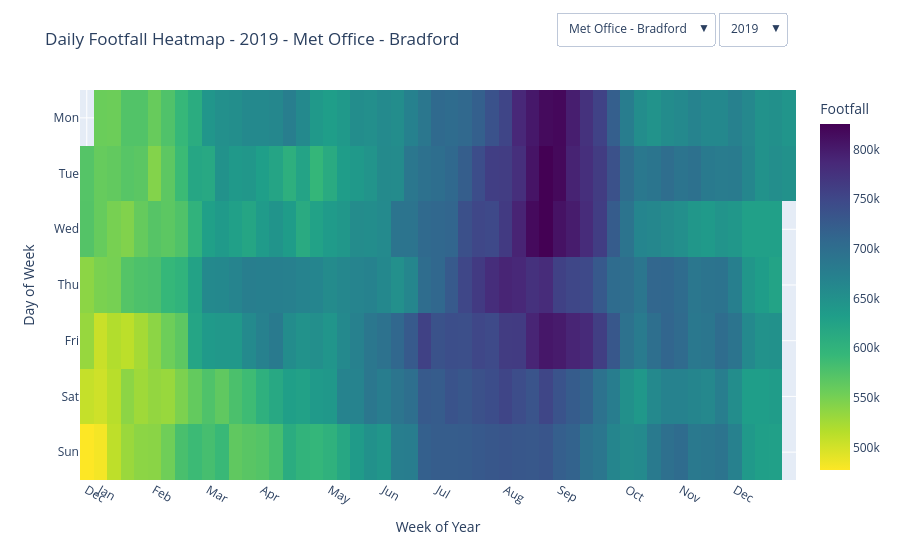

Notebook cell for this chart:
### Code cell
#Plotting daily heatmap

#Create initial heatmap
#Plot Interactive Daily Heatmap
fig_heatmap = px.imshow(
    pivot.values,
    labels= dict(x='Week of Year', y='Day of Week', color='Footfall'),
    x=pivot.columns,
    y=['Mon', 'Tue', 'Wed', 'Thu', 'Fri', 'Sat', 'Sun'],
    color_continuous_scale='viridis_r',
    aspect='auto',
)

#Add hover with daily info
fig_heatmap.update_traces(
    hovertemplate= ' 📅Date:%{customdata}<br> 👣Footfall: %{z:,}',
    customdata= customdata
)

#Apply month ticks
fig_heatmap.update_xaxes(
    tickmode= 'array',
    tickvals= tickvals_init,
    ticktext=ticktext_init
)

#--------------------------------------------------------------------------------------------
#Create dropdown button for YEARS

year_buttons= []

for year in years:
    data_year = footfall[(footfall['year'] == year) & (footfall['centre_name']== first_region)]
    pivot_y = data_year.pivot(index='weekday', 
                              columns='week_index', 
                              values='estimated_actual_footfall_rolling').reindex(index=range(7))
    customdata_y = data_year.pivot(index='weekday', 
                                   columns='week_index', 
                                   values='date_str').values
    tickvals_y, ticktext_y = get_month_ticks(pivot_y.columns)

    year_buttons.append(dict(
        label=str(year), #text shown in drop down
        method='update', #update data instead of redrawing
        #z is new heatmap values, customdata is hover data
        args=[{'z': [pivot_y.values], 
               'customdata': [customdata_y], 
               'x':[pivot_y.columns]
               },
               {'xaxis': dict(
                   tickmode= 'array',
                   tickvals= tickvals_y,
                   ticktext= ticktext_y
               ),
              'title': f'Daily Footfall Heatmap - {year} - {first_region}'}]
    ))

#--------------------------------------------------------------------------------------------
#Create dropdown button for REGIONS

region_buttons= []

for region in regions:
    data_region = footfall[(footfall['year'] == first_year) & (footfall['centre_name']== region)]
    pivot_r = data_region.pivot(index='weekday', 
                                columns='week_index', 
                                values='estimated_actual_footfall_rolling').reindex(index=range(7))
    customdata_r = data_region.pivot(index='weekday', 
                                     columns='week_index', 
                                     values='date_str').values

    tickvals_r, ticktext_r = get_month_ticks(pivot_r.columns)

    region_buttons.append(dict(
        label= region, #text shown in drop down
        method='update', #update data instead of redrawing
        #z is new heatmap values, customdata is hover data
        args=[{'z': [pivot_r.values], 
               'customdata': [customdata_r],
               'x': [pivot_r.columns]
               },
               {'xaxis': dict(
                   tickmode= 'array',
                   tickvals= tickvals_r,
                   ticktext= ticktext_r
               ),
              'title': f'Daily Footfall Heatmap - {first_year} - {region}'}]
    ))

#--------------------------------------------------------------------------------------------
#Create plot layout
#Add both dropdown menus
fig_heatmap.update_layout(
    title= f'Daily Footfall Heatmap - {first_year} - {first_region}',
    updatemenus=[
        dict(buttons= year_buttons, direction='down', x=1, y=1.2, showactive=True, pad={'r':10}),
        dict(buttons= region_buttons, direction='down', x=0.9, y=1.2, showactive=True, pad={'r':10})
    ]
)

#Show plot
fig_heatmap.show()

### Figure 1 — Plotly figure (JSON) as saved in the notebook; plotly's stock layout.template omitted (floating-point values rounded to 4 significant figures; data arrays with more than 128 entries replaced by an {"elided": "..."} marker saying what was removed)
{"data": [{"coloraxis": "coloraxis", "customdata": {"elided": "7x53 str values"}, "hovertemplate": " 📅Date:%{customdata}<br> 👣Footfall: %{z:,}", "name": "0", "type": "heatmap", "x": ["2018-12-31", "2019-01-07", "2019-01-14", "2019-01-21", "2019-01-28", "2019-02-04", "2019-02-11", "2019-02-18", "2019-02-25", "2019-03-04", "2019-03-11", "2019-03-18", "2019-03-25", "2019-04-01", "2019-04-08", "2019-04-15", "2019-04-22", "2019-04-29", "2019-05-06", "2019-05-13", "2019-05-20", "2019-05-27", "2019-06-03", "2019-06-10", "2019-06-17", "2019-06-24", "2019-07-01", "2019-07-08", "2019-07-15", "2019-07-22", "2019-07-29", "2019-08-05", "2019-08-12", "2019-08-19", "2019-08-26", "2019-09-02", "2019-09-09", "2019-09-16", "2019-09-23", "2019-09-30", "2019-10-07", "2019-10-14", "2019-10-21", "2019-10-28", "2019-11-04", "2019-11-11", "2019-11-18", "2019-11-25", "2019-12-02", "2019-12-09", "2019-12-16", "2019-12-23", "2019-12-30"], "xaxis": "x", "y": ["Mon", "Tue", "Wed", "Thu", "Fri", "Sat", "Sun"], "yaxis": "y", "z": {"elided": "7x53 int values"}}], "layout": {"coloraxis": {"colorbar": {"title": {"text": "Footfall"}}, "colorscale": [[0, "#fde725"], [0.1111, "#b5de2b"], [0.2222, "#6ece58"], [0.3333, "#35b779"], [0.4444, "#1f9e89"], [0.5556, "#26828e"], [0.6667, "#31688e"], [0.7778, "#3e4989"], [0.8889, "#482878"], [1, "#440154"]]}, "margin": {"t": 60}, "title": {"text": "Daily Footfall Heatmap - 2019 - Met Office - Bradford"}, "updatemenus": [{"buttons": [{"args": [{"customdata": {"elided": "1x7x53 str values"}, "x": [["2018-12-31", "2019-01-07", "2019-01-14", "2019-01-21", "2019-01-28", "2019-02-04", "2019-02-11", "2019-02-18", "2019-02-25", "2019-03-04", "2019-03-11", "2019-03-18", "2019-03-25", "2019-04-01", "2019-04-08", "2019-04-15", "2019-04-22", "2019-04-29", "2019-05-06", "2019-05-13", "2019-05-20", "2019-05-27", "2019-06-03", "2019-06-10", "2019-06-17", "2019-06-24", "2019-07-01", "2019-07-08", "2019-07-15", "2019-07-22", "2019-07-29", "2019-08-05", "2019-08-12", "2019-08-19", "2019-08-26", "2019-09-02", "2019-09-09", "2019-09-16", "2019-09-23", "2019-09-30", "2019-10-07", "2019-10-14", "2019-10-21", "2019-10-28", "2019-11-04", "2019-11-11", "2019-11-18", "2019-11-25", "2019-12-02", "2019-12-09", "2019-12-16", "2019-12-23", "2019-12-30"]], "z": {"elided": "1x7x53 int values"}}, {"title": "Daily Footfall Heatmap - 2019 - Met Office - Bradford", "xaxis": {"tickmode": "array", "ticktext": ["Dec", "Jan", "Feb", "Mar", "Apr", "May", "Jun", "Jul", "Aug", "Sep", "Oct", "Nov", "Dec"], "tickvals": ["2018-12-31", "2019-01-07", "2019-02-04", "2019-03-04", "2019-04-01", "2019-05-06", "2019-06-03", "2019-07-01", "2019-08-05", "2019-09-02", "2019-10-07", "2019-11-04", "2019-12-02"]}}], "label": "2019", "method": "update"}, {"args": [{"customdata": {"elided": "1x7x53 str values"}, "x": [["2019-12-30", "2020-01-06", "2020-01-13", "2020-01-20", "2020-01-27", "2020-02-03", "2020-02-10", "2020-02-17", "2020-02-24", "2020-03-02", "2020-03-09", "2020-03-16", "2020-03-23", "2020-03-30", "2020-04-06", "2020-04-13", "2020-04-20", "2020-04-27", "2020-05-04", "2020-05-11", "2020-05-18", "2020-05-25", "2020-06-01", "2020-06-08", "2020-06-15", "2020-06-22", "2020-06-29", "2020-07-06", "2020-07-13", "2020-07-20", "2020-07-27", "2020-08-03", "2020-08-10", "2020-08-17", "2020-08-24", "2020-08-31", "2020-09-07", "2020-09-14", "2020-09-21", "2020-09-28", "2020-10-05", "2020-10-12", "2020-10-19", "2020-10-26", "2020-11-02", "2020-11-09", "2020-11-16", "2020-11-23", "2020-11-30", "2020-12-07", "2020-12-14", "2020-12-21", "2020-12-28"]], "z": {"elided": "1x7x53 int values"}}, {"title": "Daily Footfall Heatmap - 2020 - Met Office - Bradford", "xaxis": {"tickmode": "array", "ticktext": ["Dec", "Jan", "Feb", "Mar", "Apr", "May", "Jun", "Jul", "Aug", "Sep", "Oct", "Nov", "Dec"], "tickvals": ["2019-12-30", "2020-01-06", "2020-02-03", "2020-03-02", "2020-04-06", "2020-05-04", "2020-06-01", "2020-07-06", "2020-08-03", "2020-09-07", "2020-10-05", "2020-11-02", "2020-12-07"]}}], "label": "2020", "method": "update"}, {"args": [{"customdata": {"elided": "1x7x53 str values"}, "x": [["2020-12-28", "2021-01-04", "2021-01-11", "2021-01-18", "2021-01-25", "2021-02-01", "2021-02-08", "2021-02-15", "2021-02-22", "2021-03-01", "2021-03-08", "2021-03-15", "2021-03-22", "2021-03-29", "2021-04-05", "2021-04-12", "2021-04-19", "2021-04-26", "2021-05-03", "2021-05-10", "2021-05-17", "2021-05-24", "2021-05-31", "2021-06-07", "2021-06-14", "2021-06-21", "2021-06-28", "2021-07-05", "2021-07-12", "2021-07-19", "2021-07-26", "2021-08-02", "2021-08-09", "2021-08-16", "2021-08-23", "2021-08-30", "2021-09-06", "2021-09-13", "2021-09-20", "2021-09-27", "2021-10-04", "2021-10-11", "2021-10-18", "2021-10-25", "2021-11-01", "2021-11-08", "2021-11-15", "2021-11-22", "2021-11-29", "2021-12-06", "2021-12-13", "2021-12-20", "2021-12-27"]], "z": {"elided": "1x7x53 int values"}}, {"title": "Daily Footfall Heatmap - 2021 - Met Office - Bradford", "xaxis": {"tickmode": "array", "ticktext": ["Dec", "Jan", "Feb", "Mar", "Apr", "May", "Jun", "Jul", "Aug", "Sep", "Oct", "Nov", "Dec"], "tickvals": ["2020-12-28", "2021-01-04", "2021-02-01", "2021-03-01", "2021-04-05", "2021-05-03", "2021-06-07", "2021-07-05", "2021-08-02", "2021-09-06", "2021-10-04", "2021-11-01", "2021-12-06"]}}], "label": "2021", "method": "update"}, {"args": [{"customdata": {"elided": "1x7x53 str values"}, "x": [["2021-12-27", "2022-01-03", "2022-01-10", "2022-01-17", "2022-01-24", "2022-01-31", "2022-02-07", "2022-02-14", "2022-02-21", "2022-02-28", "2022-03-07", "2022-03-14", "2022-03-21", "2022-03-28", "2022-04-04", "2022-04-11", "2022-04-18", "2022-04-25", "2022-05-02", "2022-05-09", "2022-05-16", "2022-05-23", "2022-05-30", "2022-06-06", "2022-06-13", "2022-06-20", "2022-06-27", "2022-07-04", "2022-07-11", "2022-07-18", "2022-07-25", "2022-08-01", "2022-08-08", "2022-08-15", "2022-08-22", "2022-08-29", "2022-09-05", "2022-09-12", "2022-09-19", "2022-09-26", "2022-10-03", "2022-10-10", "2022-10-17", "2022-10-24", "2022-10-31", "2022-11-07", "2022-11-14", "2022-11-21", "2022-11-28", "2022-12-05", "2022-12-12", "2022-12-19", "2022-12-26"]], "z": {"elided": "1x7x53 int values"}}, {"title": "Daily Footfall Heatmap - 2022 - Met Office - Bradford", "xaxis": {"tickmode": "array", "ticktext": ["Dec", "Jan", "Feb", "Mar", "Apr", "May", "Jun", "Jul", "Aug", "Sep", "Oct", "Nov", "Dec"], "tickvals": ["2021-12-27", "2022-01-03", "2022-02-07", "2022-03-07", "2022-04-04", "2022-05-02", "2022-06-06", "2022-07-04", "2022-08-01", "2022-09-05", "2022-10-03", "2022-11-07", "2022-12-05"]}}], "label": "2022", "method": "update"}, {"args": [{"customdata": {"elided": "1x7x53 str values"}, "x": [["2022-12-26", "2023-01-02", "2023-01-09", "2023-01-16", "2023-01-23", "2023-01-30", "2023-02-06", "2023-02-13", "2023-02-20", "2023-02-27", "2023-03-06", "2023-03-13", "2023-03-20", "2023-03-27", "2023-04-03", "2023-04-10", "2023-04-17", "2023-04-24", "2023-05-01", "2023-05-08", "2023-05-15", "2023-05-22", "2023-05-29", "2023-06-05", "2023-06-12", "2023-06-19", "2023-06-26", "2023-07-03", "2023-07-10", "2023-07-17", "2023-07-24", "2023-07-31", "2023-08-07", "2023-08-14", "2023-08-21", "2023-08-28", "2023-09-04", "2023-09-11", "2023-09-18", "2023-09-25", "2023-10-02", "2023-10-09", "2023-10-16", "2023-10-23", "2023-10-30", "2023-11-06", "2023-11-13", "2023-11-20", "2023-11-27", "2023-12-04", "2023-12-11", "2023-12-18", "2023-12-25"]], "z": {"elided": "1x7x53 int values"}}, {"title": "Daily Footfall Heatmap - 2023 - Met Office - Bradford", "xaxis": {"tickmode": "array", "ticktext": ["Dec", "Jan", "Feb", "Mar", "Apr", "May", "Jun", "Jul", "Aug", "Sep", "Oct", "Nov", "Dec"], "tickvals": ["2022-12-26", "2023-01-02", "2023-02-06", "2023-03-06", "2023-04-03", "2023-05-01", "2023-06-05", "2023-07-03", "2023-08-07", "2023-09-04", "2023-10-02", "2023-11-06", "2023-12-04"]}}], "label": "2023", "method": "update"}, {"args": [{"customdata": {"elided": "1x7x53 str values"}, "x": [["2024-01-01", "2024-01-08", "2024-01-15", "2024-01-22", "2024-01-29", "2024-02-05", "2024-02-12", "2024-02-19", "2024-02-26", "2024-03-04", "2024-03-11", "2024-03-18", "2024-03-25", "2024-04-01", "2024-04-08", "2024-04-15", "2024-04-22", "2024-04-29", "2024-05-06", "2024-05-13", "2024-05-20", "2024-05-27", "2024-06-03", "2024-06-10", "2024-06-17", "2024-06-24", "2024-07-01", "2024-07-08", "2024-07-15", "2024-07-22", "2024-07-29", "2024-08-05", "2024-08-12", "2024-08-19", "2024-08-26", "2024-09-02", "2024-09-09", "2024-09-16", "2024-09-23", "2024-09-30", "2024-10-07", "2024-10-14", "2024-10-21", "2024-10-28", "2024-11-04", "2024-11-11", "2024-11-18", "2024-11-25", "2024-12-02", "2024-12-09", "2024-12-16", "2024-12-23", "2024-12-30"]], "z": {"elided": "1x7x53 int values"}}, {"title": "Daily Footfall Heatmap - 2024 - Met Office - Bradford", "xaxis": {"tickmode": "array", "ticktext": ["Jan", "Feb", "Mar", "Apr", "May", "Jun", "Jul", "Aug", "Sep", "Oct", "Nov", "Dec"], "tickvals": ["2024-01-01", "2024-02-05", "2024-03-04", "2024-04-01", "2024-05-06", "2024-06-03", "2024-07-01", "2024-08-05", "2024-09-02", "2024-10-07", "2024-11-04", "2024-12-02"]}}], "label": "2024", "method": "update"}, {"args": [{"customdata": {"elided": "1x7x41 str values"}, "x": [["2024-12-30", "2025-01-06", "2025-01-13", "2025-01-20", "2025-01-27", "2025-02-03", "2025-02-10", "2025-02-17", "2025-02-24", "2025-03-03", "2025-03-10", "2025-03-17", "2025-03-24", "2025-03-31", "2025-04-07", "2025-04-14", "2025-04-21", "2025-04-28", "2025-05-05", "2025-05-12", "2025-05-19", "2025-05-26", "2025-06-02", "2025-06-09", "2025-06-16", "2025-06-23", "2025-06-30", "2025-07-07", "2025-07-14", "2025-07-21", "2025-07-28", "2025-08-04", "2025-08-11", "2025-08-18", "2025-08-25", "2025-09-01", "2025-09-08", "2025-09-15", "2025-09-22", "2025-09-29", "2025-10-06"]], "z": {"elided": "1x7x41 int values"}}, {"title": "Daily Footfall Heatmap - 2025 - Met Office - Bradford", "xaxis": {"tickmode": "array", "ticktext": ["Dec", "Jan", "Feb", "Mar", "Apr", "May", "Jun", "Jul", "Aug", "Sep", "Oct"], "tickvals": ["2024-12-30", "2025-01-06", "2025-02-03", "2025-03-03", "2025-04-07", "2025-05-05", "2025-06-02", "2025-07-07", "2025-08-04", "2025-09-01", "2025-10-06"]}}], "label": "2025", "method": "update"}], "direction": "down", "pad": {"r": 10}, "showactive": true, "x": 1, "y": 1.2}, {"buttons": [{"args": [{"customdata": {"elided": "1x7x53 str values"}, "x": [["2018-12-31", "2019-01-07", "2019-01-14", "2019-01-21", "2019-01-28", "2019-02-04", "2019-02-11", "2019-02-18", "2019-02-25", "2019-03-04", "2019-03-11", "2019-03-18", "2019-03-25", "2019-04-01", "2019-04-08", "2019-04-15", "2019-04-22", "2019-04-29", "2019-05-06", "2019-05-13", "2019-05-20", "2019-05-27", "2019-06-03", "2019-06-10", "2019-06-17", "2019-06-24", "2019-07-01", "2019-07-08", "2019-07-15", "2019-07-22", "2019-07-29", "2019-08-05", "2019-08-12", "2019-08-19", "2019-08-26", "2019-09-02", "2019-09-09", "2019-09-16", "2019-09-23", "2019-09-30", "2019-10-07", "2019-10-14", "2019-10-21", "2019-10-28", "2019-11-04", "2019-11-11", "2019-11-18", "2019-11-25", "2019-12-02", "2019-12-09", "2019-12-16", "2019-12-23", "2019-12-30"]], "z": {"elided": "1x7x53 int values"}}, {"title": "Daily Footfall Heatmap - 2019 - Met Office - Bradford", "xaxis": {"tickmode": "array", "ticktext": ["Dec", "Jan", "Feb", "Mar", "Apr", "May", "Jun", "Jul", "Aug", "Sep", "Oct", "Nov", "Dec"], "tickvals": ["2018-12-31", "2019-01-07", "2019-02-04", "2019-03-04", "2019-04-01", "2019-05-06", "2019-06-03", "2019-07-01", "2019-08-05", "2019-09-02", "2019-10-07", "2019-11-04", "2019-12-02"]}}], "label": "Met Office - Bradford", "method": "update"}], "direction": "down", "pad": {"r": 10}, "showactive": true, "x": 0.9, "y": 1.2}], "xaxis": {"anchor": "y", "domain": [0, 1], "tickmode": "array", "ticktext": ["Dec", "Jan", "Feb", "Mar", "Apr", "May", "Jun", "Jul", "Aug", "Sep", "Oct", "Nov", "Dec"], "tickvals": ["2018-12-31", "2019-01-07", "2019-02-04", "2019-03-04", "2019-04-01", "2019-05-06", "2019-06-03", "2019-07-01", "2019-08-05", "2019-09-02", "2019-10-07", "2019-11-04", "2019-12-02"], "title": {"text": "Week of Year"}}, "yaxis": {"anchor": "x", "autorange": "reversed", "domain": [0, 1], "title": {"text": "Day of Week"}}}}
